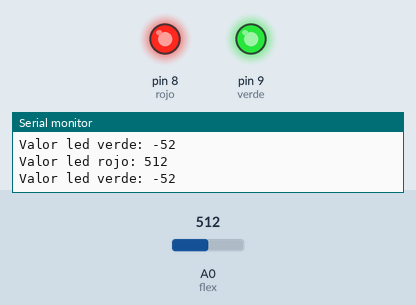
Simulated run of this sketch. Board: Arduino Uno, built with avr-gcc and run on an emulated ATmega328P. Parts: output pins drawn as LEDs (lit = HIGH), the last lines printed to the serial monitor. Inputs (shaded band) come from the test bench; at power-on: A0 (flex) = 512.

Above: at 1.2 s.
1.3 s: A0 (flex) set to 716
At 2.3 s:
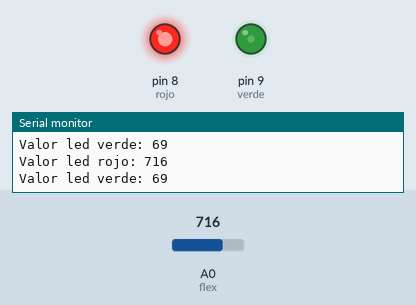
2.9 s: A0 (flex) set to 900
At 3.8 s:
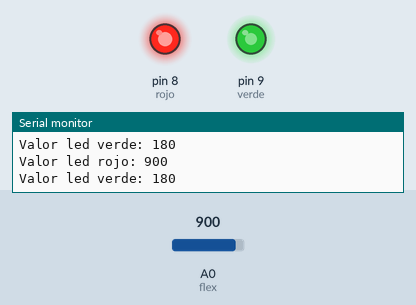
4.5 s: A0 (flex) set to 1023
At 5.2 s:
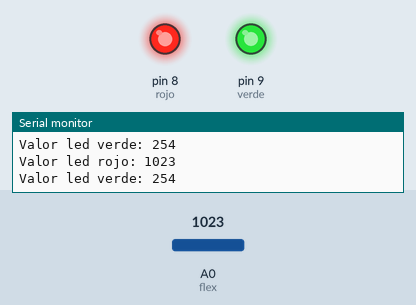
6.1 s: A0 (flex) set to 122
At 6.7 s:
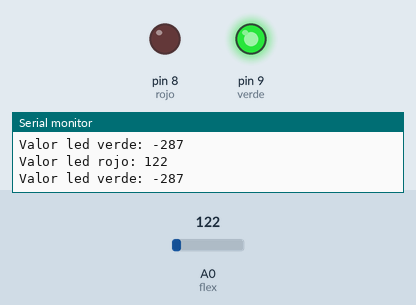
Timing chart, 0 to 8.7 s (numbered marks = the images above; inputs shaded):
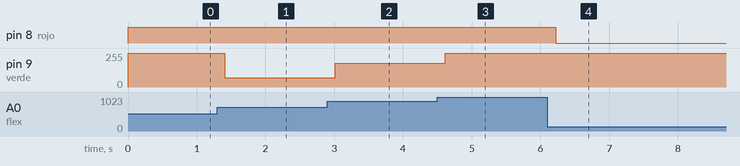

Measured:
- after the input at 1.3 s, pin 9 (verde): 255/255 → 69/255 after 0.11 s
- after the input at 2.9 s, pin 9 (verde): 69/255 → 180/255 after 0.11 s
- after the input at 4.5 s, pin 9 (verde): 180/255 → 254/255 after 0.12 s
- after the input at 6.1 s, pin 8 (rojo): HIGH → LOW after 0.13 s; pin 9 (verde): 254/255 → 255/255 after 0.13 s

The sketch:

ej07.ino
```cpp
#define flex A0
#define rojo 8
#define verde 9

void setup(){
    Serial.begin(9600);
    pinMode(rojo, OUTPUT);
  	pinMode(verde, OUTPUT);
}

void loop(){
  int led_rojo = analogRead(flex);
  int led_verde = map(led_rojo, 600, 1024, 0, 255);
  Serial.print("Valor led rojo: ");
  Serial.println(led_rojo);
  Serial.print("Valor led verde: ");
  Serial.println(led_verde);
  analogWrite(rojo, led_rojo);
  analogWrite(verde, led_verde);
  delay(200);
}
```
